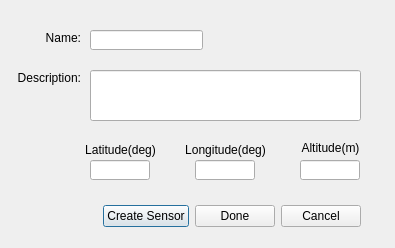
<?xml version="1.0" encoding="UTF-8"?>
<ui version="4.0">
 <class>Dialog_Add_Location</class>
 <widget class="QDialog" name="Dialog_Add_Location">
  <property name="geometry">
   <rect>
    <x>0</x>
    <y>0</y>
    <width>395</width>
    <height>248</height>
   </rect>
  </property>
  <property name="windowTitle">
   <string>Add New Location</string>
  </property>
  <widget class="QWidget" name="layoutWidget">
   <property name="geometry">
    <rect>
     <x>10</x>
     <y>200</y>
     <width>351</width>
     <height>33</height>
    </rect>
   </property>
   <layout class="QHBoxLayout">
    <property name="spacing">
     <number>6</number>
    </property>
    <property name="leftMargin">
     <number>0</number>
    </property>
    <property name="topMargin">
     <number>0</number>
    </property>
    <property name="rightMargin">
     <number>0</number>
    </property>
    <property name="bottomMargin">
     <number>0</number>
    </property>
    <item>
     <spacer>
      <property name="orientation">
       <enum>Qt::Horizontal</enum>
      </property>
      <property name="sizeHint" stdset="0">
       <size>
        <width>131</width>
        <height>31</height>
       </size>
      </property>
     </spacer>
    </item>
    <item>
     <widget class="QPushButton" name="btn_create">
      <property name="text">
       <string>Create Sensor</string>
      </property>
     </widget>
    </item>
    <item>
     <widget class="QPushButton" name="okButton">
      <property name="text">
       <string>Done</string>
      </property>
     </widget>
    </item>
    <item>
     <widget class="QPushButton" name="cancelButton">
      <property name="text">
       <string>Cancel</string>
      </property>
     </widget>
    </item>
   </layout>
  </widget>
  <widget class="QLabel" name="label">
   <property name="geometry">
    <rect>
     <x>10</x>
     <y>30</y>
     <width>71</width>
     <height>16</height>
    </rect>
   </property>
   <property name="text">
    <string>Name:</string>
   </property>
   <property name="alignment">
    <set>Qt::AlignRight|Qt::AlignTrailing|Qt::AlignVCenter</set>
   </property>
  </widget>
  <widget class="QLabel" name="label_2">
   <property name="geometry">
    <rect>
     <x>10</x>
     <y>70</y>
     <width>71</width>
     <height>16</height>
    </rect>
   </property>
   <property name="text">
    <string>Description:</string>
   </property>
   <property name="alignment">
    <set>Qt::AlignRight|Qt::AlignTrailing|Qt::AlignVCenter</set>
   </property>
  </widget>
  <widget class="QLabel" name="label_3">
   <property name="geometry">
    <rect>
     <x>80</x>
     <y>140</y>
     <width>81</width>
     <height>20</height>
    </rect>
   </property>
   <property name="text">
    <string>Latitude(deg)</string>
   </property>
   <property name="alignment">
    <set>Qt::AlignCenter</set>
   </property>
  </widget>
  <widget class="QLabel" name="label_4">
   <property name="geometry">
    <rect>
     <x>180</x>
     <y>140</y>
     <width>91</width>
     <height>20</height>
    </rect>
   </property>
   <property name="text">
    <string>Longitude(deg)</string>
   </property>
   <property name="alignment">
    <set>Qt::AlignCenter</set>
   </property>
  </widget>
  <widget class="QLabel" name="label_5">
   <property name="geometry">
    <rect>
     <x>300</x>
     <y>140</y>
     <width>61</width>
     <height>16</height>
    </rect>
   </property>
   <property name="text">
    <string>Altitude(m)</string>
   </property>
   <property name="alignment">
    <set>Qt::AlignCenter</set>
   </property>
  </widget>
  <widget class="QLineEdit" name="txt_name">
   <property name="geometry">
    <rect>
     <x>90</x>
     <y>30</y>
     <width>113</width>
     <height>20</height>
    </rect>
   </property>
  </widget>
  <widget class="QLineEdit" name="txt_description">
   <property name="geometry">
    <rect>
     <x>90</x>
     <y>70</y>
     <width>271</width>
     <height>51</height>
    </rect>
   </property>
   <property name="alignment">
    <set>Qt::AlignLeading|Qt::AlignLeft|Qt::AlignTop</set>
   </property>
  </widget>
  <widget class="QLineEdit" name="txt_latitude">
   <property name="geometry">
    <rect>
     <x>90</x>
     <y>160</y>
     <width>60</width>
     <height>20</height>
    </rect>
   </property>
  </widget>
  <widget class="QLineEdit" name="txt_longitude">
   <property name="geometry">
    <rect>
     <x>195</x>
     <y>160</y>
     <width>60</width>
     <height>20</height>
    </rect>
   </property>
  </widget>
  <widget class="QLineEdit" name="txt_altitude">
   <property name="geometry">
    <rect>
     <x>300</x>
     <y>160</y>
     <width>60</width>
     <height>20</height>
    </rect>
   </property>
  </widget>
 </widget>
 <resources/>
 <connections>
  <connection>
   <sender>okButton</sender>
   <signal>clicked()</signal>
   <receiver>Dialog_Add_Location</receiver>
   <slot>accept()</slot>
   <hints>
    <hint type="sourcelabel">
     <x>278</x>
     <y>253</y>
    </hint>
    <hint type="destinationlabel">
     <x>96</x>
     <y>254</y>
    </hint>
   </hints>
  </connection>
  <connection>
   <sender>cancelButton</sender>
   <signal>clicked()</signal>
   <receiver>Dialog_Add_Location</receiver>
   <slot>reject()</slot>
   <hints>
    <hint type="sourcelabel">
     <x>369</x>
     <y>253</y>
    </hint>
    <hint type="destinationlabel">
     <x>179</x>
     <y>282</y>
    </hint>
   </hints>
  </connection>
 </connections>
</ui>
